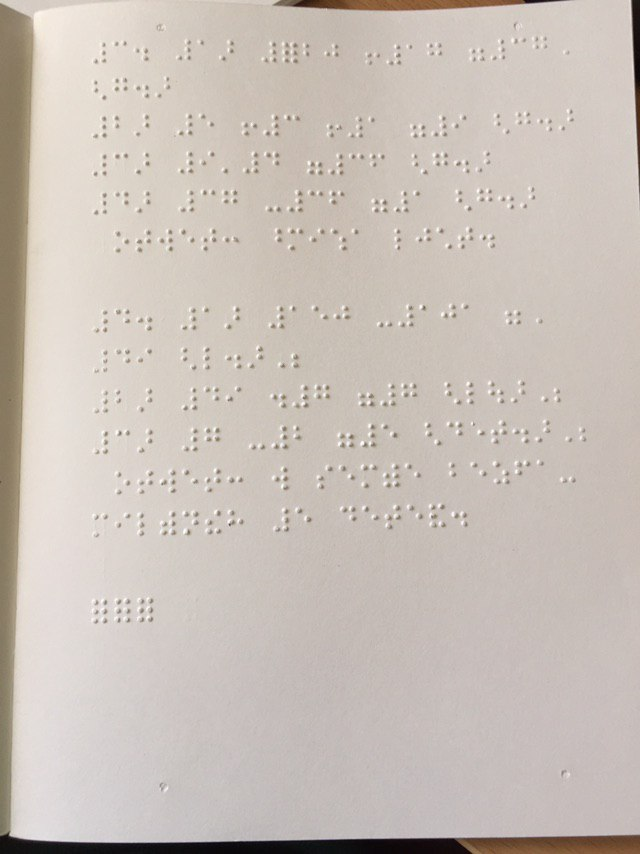
#> input picture test/Photo_Turlom_C1_2.jpeg, 640 x 854 px, found by its file name
$ jupyter execute --allow-errors 'обработка_данных.ipynb'   (shell and % lines are left out)
#> lines starting #> are read from the running program, lines starting #| are printed output that depends on the picture; after the words box and inside, x2 and y2 are one past the last pixel; in counts of white or black regions, pixels touching at a corner belong together
[cell 1]
# https://habr.com/ru/company/microsoft/blog/514814/

[cell 2]
import pandas as pd
import cv2
import matplotlib.pyplot as plt
import numpy as np

[cell 3]
def plot_dots(im,dots):
    img = np.zeros_like(im)
    for x in dots:
        cv2.circle(img,(int(x[0]),int(x[1])),1,(255,0,0))

[cell 4]
def slice(img):
    dy,dx = img.shape
    y = 0
    while y+char_h<dy:
        x=0
        while x+char_w<dx:
            # Корректируем сдвиг по x
            while np.max(img[y:y+char_h,x])!=0:
                x+=1
            while np.max(img[y:y+char_h,x+char_w])!=0:
                x-=1
            # Пропускаем полностью пустые символы
            if np.max(img[y:y+char_h,x:x+char_w])>0:
                yield img[y:y+char_h,x:x+char_w]
            x+=char_w
        y+=char_h

[cell 5]
def photo(name):
#> called with name = 'Photo_Turlom_C1_2.jpeg'
    im = cv2.imread(name)
#> im is the input picture: shape (854, 640, 3); mean B, G, R 184.7, 192.1, 201.4
    im = cv2.cvtColor(im,cv2.COLOR_BGR2GRAY)
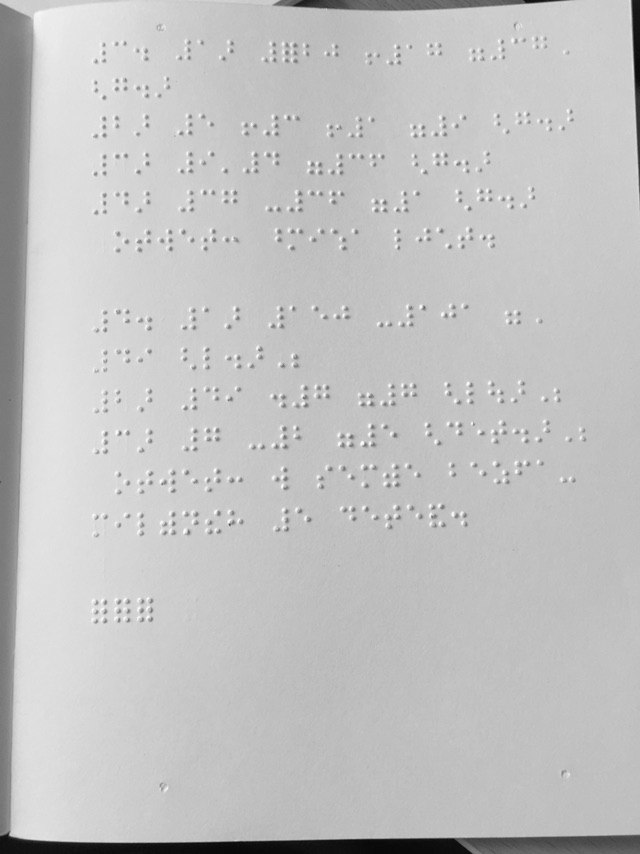
#> im: shape (854, 640); min 4, max 254, mean 194.1

    im = cv2.blur(im,(3,3))
    im = cv2.adaptiveThreshold(im, 255, cv2.ADAPTIVE_THRESH_MEAN_C,
                           cv2.THRESH_BINARY_INV, 5, 4)
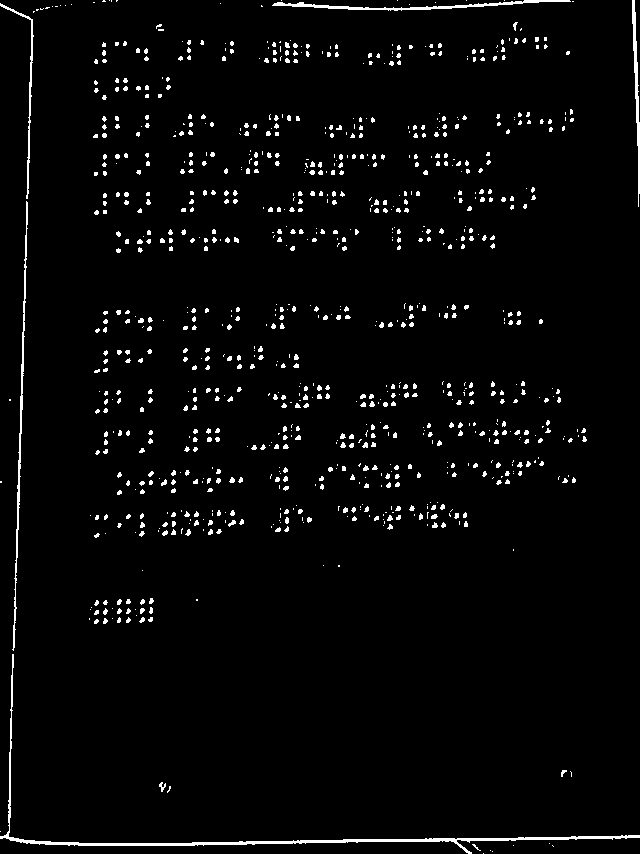
#> im: shape (854, 640); 3% white; 946 white regions (767 under 20 px), largest, box (x1, y1, x2, y2) and area: (0, 654, 640, 854) 2384, (12, 201, 28, 651) 911, (272, 0, 571, 11) 831
    im = cv2.medianBlur(im, 3)
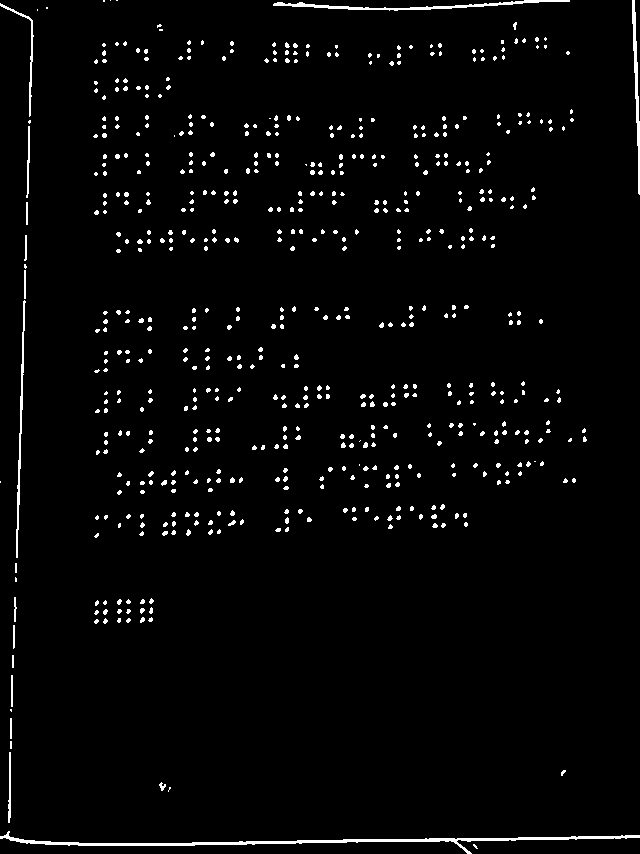
#> im: shape (854, 640); 2.7% white; 614 white regions (546 under 20 px), largest, box (x1, y1, x2, y2) and area: (0, 831, 640, 854) 2046, (273, 0, 570, 11) 827, (632, 0, 640, 195) 573
    _,im = cv2.threshold(im, 0, 255, cv2.THRESH_OTSU)
    im = cv2.GaussianBlur(im, (3,3), 0)
    _,im = cv2.threshold(im, 0, 255, cv2.THRESH_OTSU)
#> im: shape (854, 640); 2.7% white; 605 white regions (537 under 20 px), largest, box (x1, y1, x2, y2) and area: (0, 831, 640, 854) 2049, (273, 0, 570, 11) 835, (632, 0, 640, 195) 597

    orb = cv2.ORB_create(6000)
    f,d = orb.detectAndCompute(im,None)
#> f = 2846 keypoints; strongest (x, y, size): (168, 527, 53.6), (433, 516, 44.6), (160, 785, 44.6), (287, 520, 44.6)

    pts = [x.pt for x in f]
#> pts = 2846 pairs, first value 94.56 to 584.1, second value 44.64 to 788.4
    plot_dots(im,pts)
#> the loop in plot_dots, `for x in dots:` made 2846 passes
#> x on passes 1 to 3: (430.8, 45.6), (536.4, 46.8), (274.8, 60)
#> after the loop in plot_dots, `for x in dots:`:
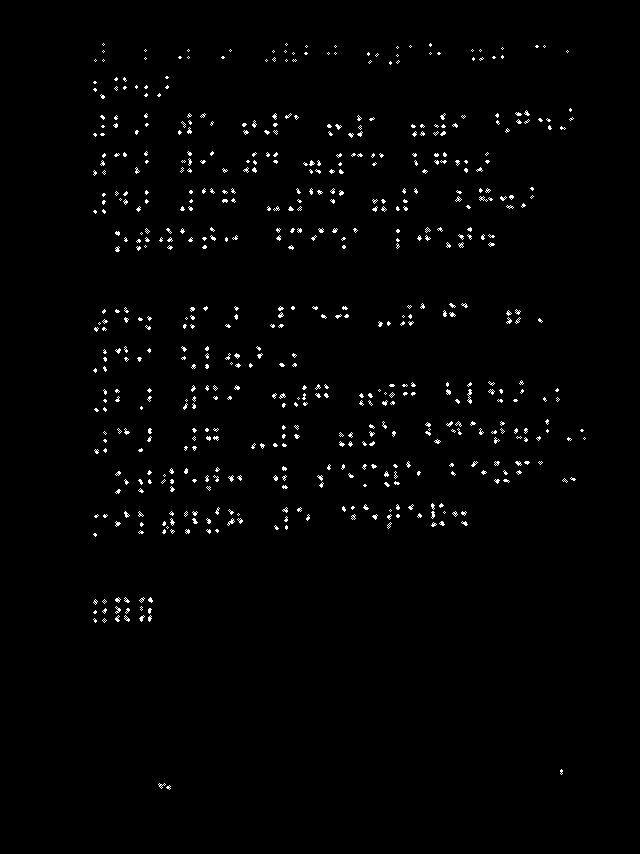
#> img: shape (854, 640); 1.4% white in thin lines or dots, all inside (x1, y1, x2, y2) = (93, 43, 586, 790)

    min_x, min_y, max_x, max_y = \
   [int(f([z[i] for z in pts]))
       for f in (min,max) for i in (0,1)]
#> min_x = 94; min_y = 44; max_x = 584; max_y = 788

    off = 5
    src_pts = np.array([(min_x-off,min_y-off),(min_x-off,max_y+off),
                    (max_x+off,min_y-off),(max_x+off,max_y+off)])
#> src_pts = [[89, 39], [89, 793], [589, 39], [589, 793]]
    dim = 500
    dst_pts = np.array([(0,0),(0,dim),(dim,0),(dim,dim)])
    h,m = cv2.findHomography(src_pts,dst_pts)
#> h = [[1, 0, -89], [0, 0.663, -25.86], [0, 0, 1]]; m = [1, 1, 1, 1]
    trim = cv2.warpPerspective(im,h,(dim,dim))
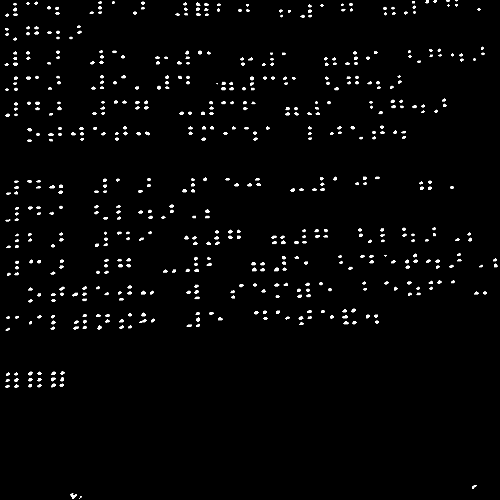
#> trim: shape (500, 500); min 0, max 255, mean 6.3

    char_h = 22
    char_w = 16

    sliced = list(slice(cropped))

    fig=plt.figure(figsize=(8, 8))
    columns = 6
    rows = 5
    for i in range(1, columns*rows +1):
        fig.add_subplot(rows, columns, i)
        plt.imshow(sliced[i])
    plt.show()

$ run again, with test/Photo_Turlom_C1_1.jpeg copied over test/Photo_Turlom_C1_2.jpeg
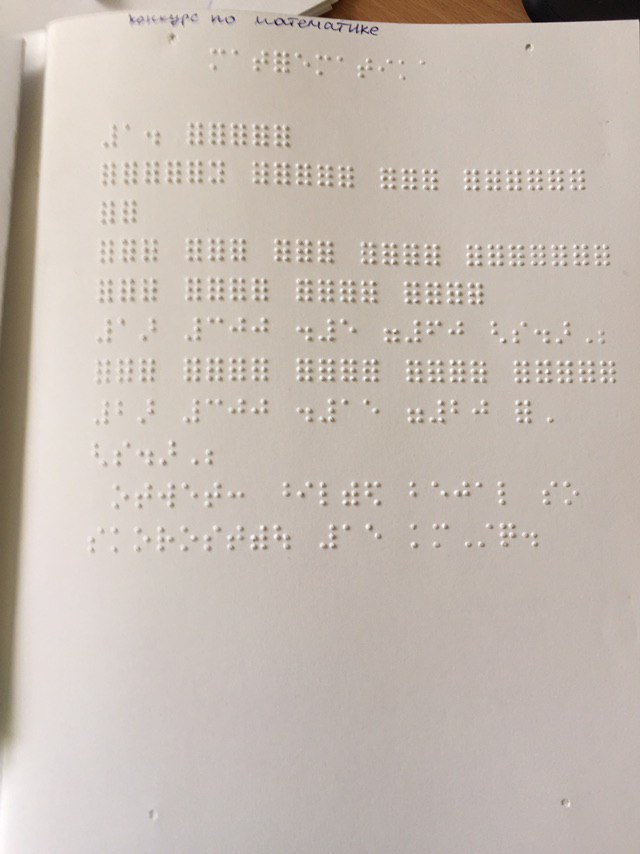
#> input picture test/Photo_Turlom_C1_1.jpeg, 640 x 854 px, found by its file name
#> in photo, im is the input picture: shape (854, 640, 3); mean B, G, R 178.8, 187.2, 197.8
#> in photo, `im = cv2.medianBlur(im, 3)`:
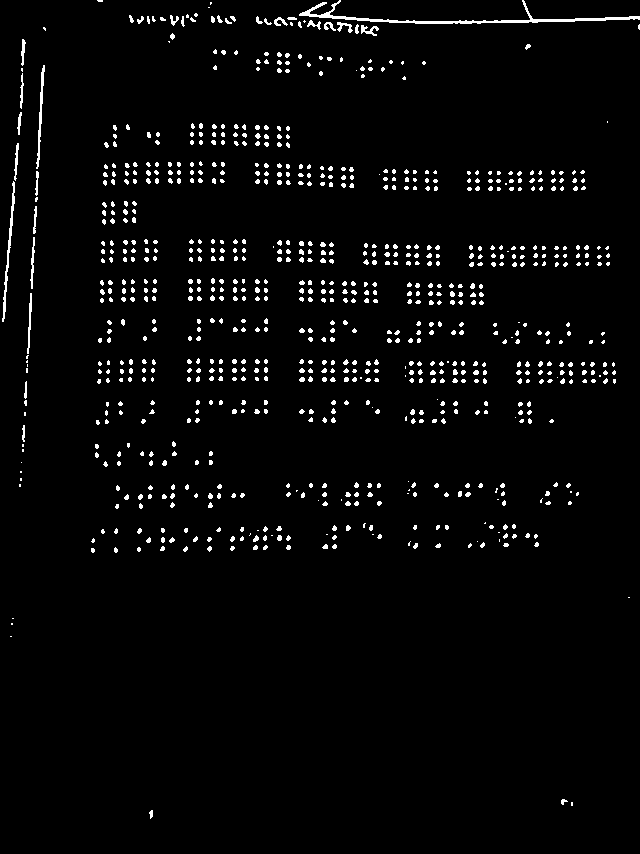
#> im: shape (854, 640); 3.1% white in thin lines or dots
#> f = 3368 keypoints; strongest (x, y, size): (306, 375, 53.6), (349, 287, 53.6), (522, 366, 53.6), (364, 33, 31)
#> pts = 3368 pairs, first value 37.2 to 598.8, second value 33 to 803.5
#> the loop in plot_dots, `for x in dots:` made 3368 passes
#> x on passes 1 to 3: (364, 33), (370, 34), (405, 367)
#> min_x = 37; min_y = 33; max_x = 598; max_y = 803
#> src_pts = [[32, 28], [32, 808], [603, 28], [603, 808]]
#> h = [[0.876, 0, -28.02], [0, 0.641, -17.95], [0, 0, 1]]; m = [1, 1, 1, 1]
#> in photo, `trim = cv2.warpPerspective(im,h,(dim,dim))`:
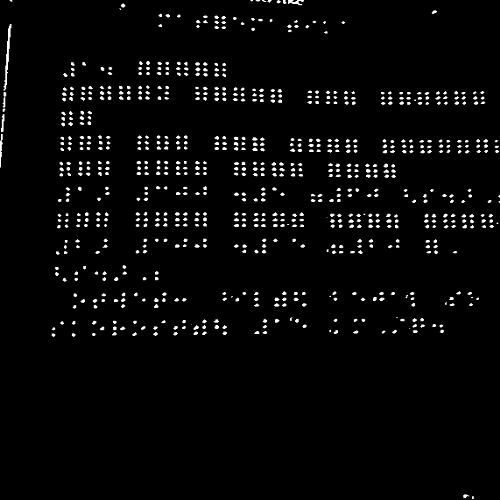
#> trim: shape (500, 500); min 0, max 255, mean 7.9

$ run again, with test/Photo_Turlom_C1_3.jpeg copied over test/Photo_Turlom_C1_2.jpeg
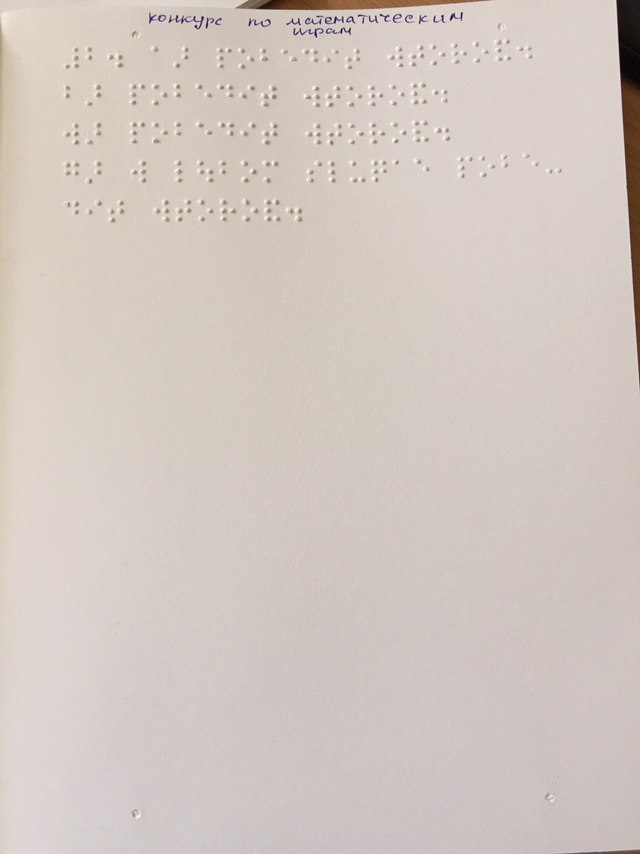
#> input picture test/Photo_Turlom_C1_3.jpeg, 640 x 854 px, found by its file name
#> in photo, im is the input picture: shape (854, 640, 3); mean B, G, R 193.3, 199.9, 210
#> in photo, `im = cv2.medianBlur(im, 3)`:
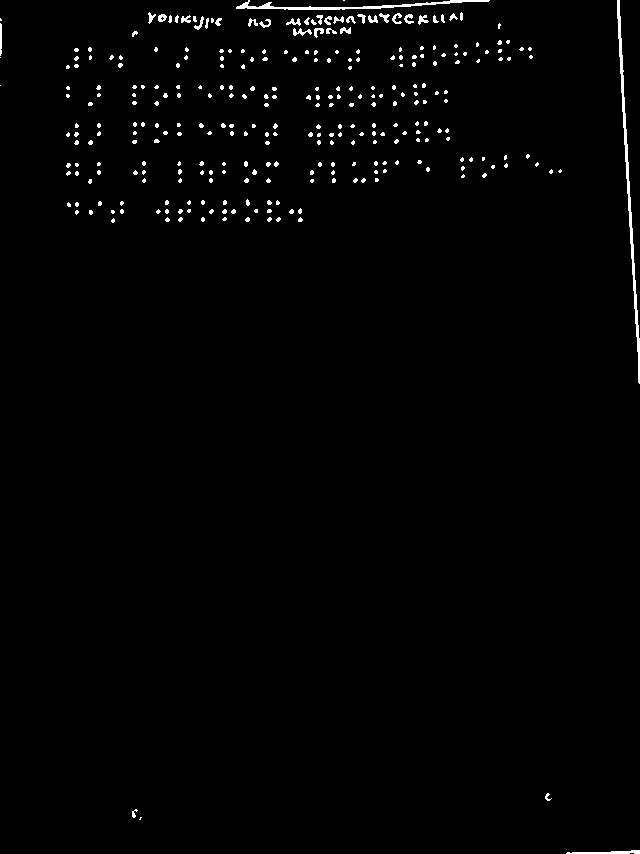
#> im: shape (854, 640); 1.3% white; 300 white regions (258 under 20 px), largest, box (x1, y1, x2, y2) and area: (617, 0, 640, 384) 1099, (236, 0, 490, 10) 721, (566, 850, 640, 854) 179
#> f = 1097 keypoints; strongest (x, y, size): (135, 813, 31), (299, 34, 31), (132, 812, 37.2), (352, 126, 37.2)
#> pts = 1097 pairs, first value 66.24 to 559.9, second value 34 to 813
#> the loop in plot_dots, `for x in dots:` made 1097 passes
#> x on passes 1 to 3: (299, 34), (135, 813), (454.8, 54)
#> min_x = 66; min_y = 34; max_x = 559; max_y = 813
#> src_pts = [[61, 29], [61, 818], [564, 29], [564, 818]]
#> h = [[0.994, 0, -60.64], [0, 0.634, -18.38], [0, 0, 1]]; m = [1, 1, 1, 1]
#> in photo, `trim = cv2.warpPerspective(im,h,(dim,dim))`:
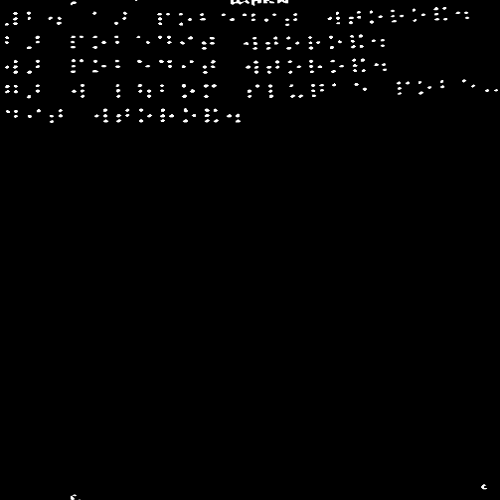
#> trim: shape (500, 500); min 0, max 255, mean 2.7

$ run again, with test/Photo_Turlom_C2_1.jpeg copied over test/Photo_Turlom_C1_2.jpeg
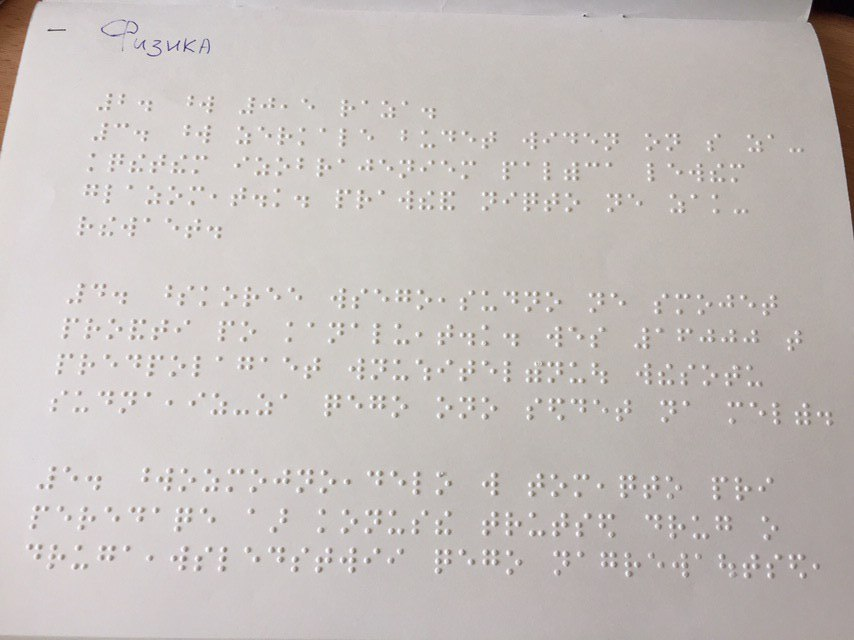
#> input picture test/Photo_Turlom_C2_1.jpeg, 854 x 640 px, found by its file name
#> in photo, im is the input picture: shape (640, 854, 3); mean B, G, R 187.8, 190.5, 197
#> in photo, `im = cv2.medianBlur(im, 3)`:
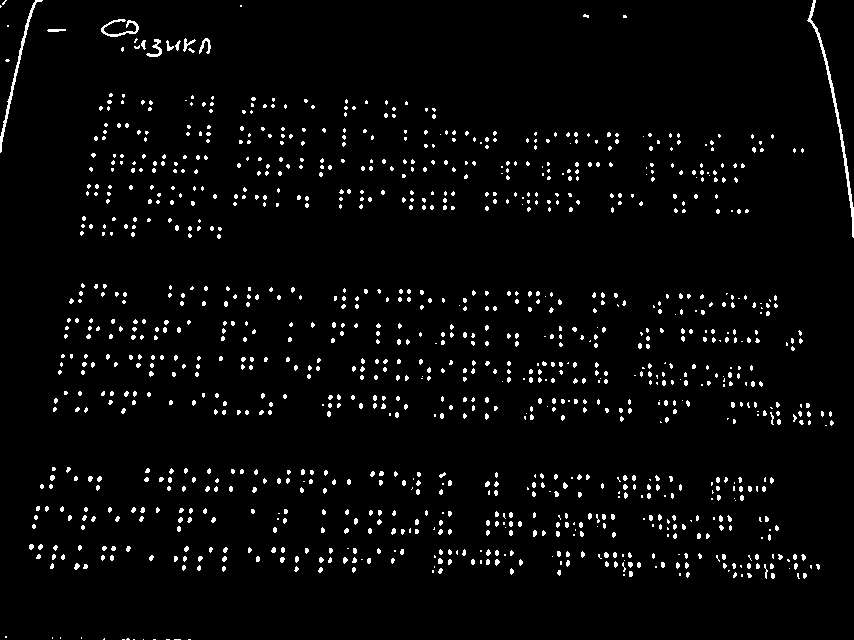
#> im: shape (640, 854); 3.2% white in thin lines or dots
#> f = 3738 keypoints; strongest (x, y, size): (187, 47, 37.2), (187, 46, 31), (170, 47, 37.2), (156, 50, 37.2)
#> pts = 3738 pairs, first value 46.08 to 819, second value 33 to 576
#> the loop in plot_dots, `for x in dots:` made 3738 passes
#> x on passes 1 to 3: (819, 33), (124, 34), (202, 41)
#> min_x = 46; min_y = 33; max_x = 819; max_y = 576
#> src_pts = [[41, 28], [41, 581], [824, 28], [824, 581]]
#> h = [[0.639, 0, -26.18], [0, 0.904, -25.32], [0, 0, 1]]; m = [1, 1, 1, 1]
#> in photo, `trim = cv2.warpPerspective(im,h,(dim,dim))`:
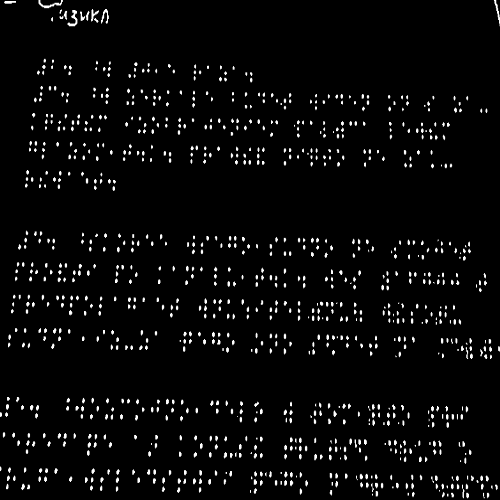
#> trim: shape (500, 500); min 0, max 255, mean 9.5
